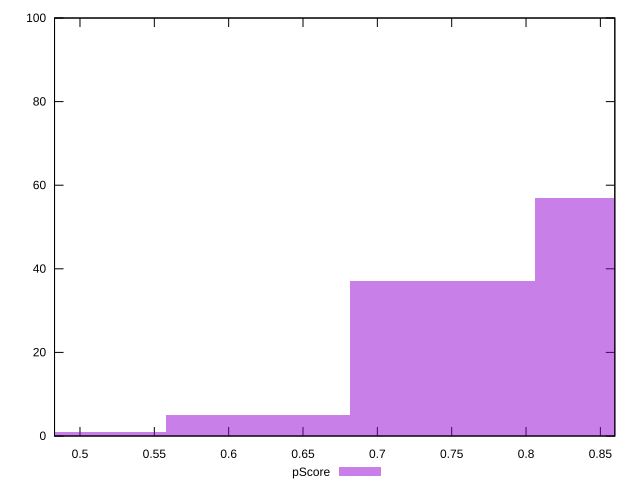

The gnuplot source for this figure:
reset

$pScore <<EOF
0.7437322128007766 37
0.8676875816009061 57
0.6197768440006473 5
0.4958214752005178 1
EOF

set key outside below
set boxwidth 0.12395536880012945
set xrange [0.4828833411818368:0.8597168702210998]
set yrange [0:100]
set trange [0:100]
set style fill transparent solid 0.5 noborder
set terminal svg size 640, 490 enhanced background rgb 'white'
set output "reports/report_00028_2021-02-24T12-49-42.674Z/first-contentful-paint/samples/astro/pScore/histogram.svg"

plot $pScore title "pScore" with boxes

reset
